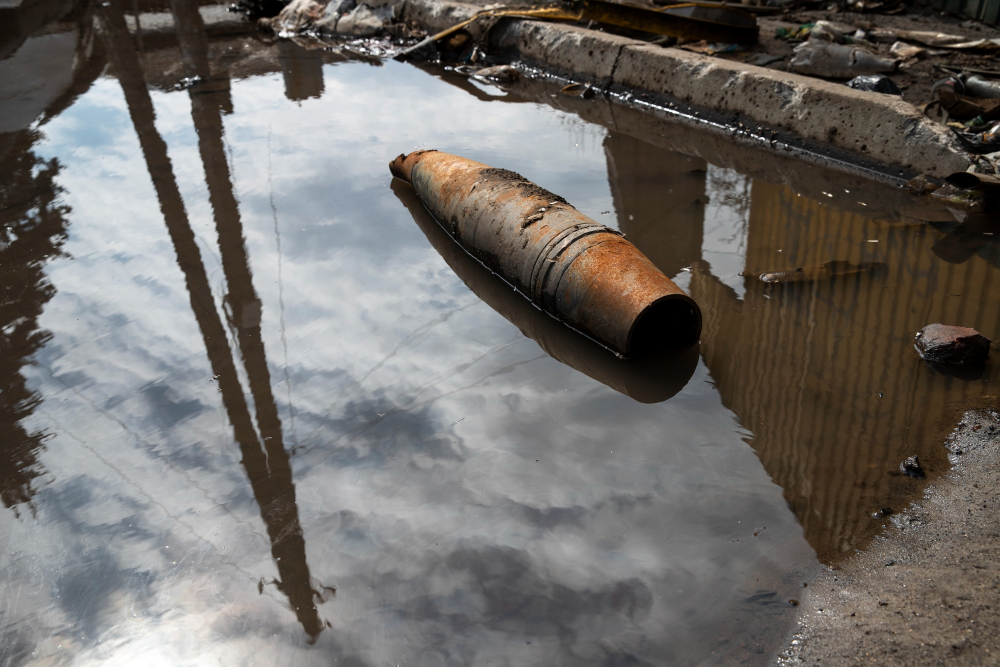
#> input picture oil_dedect/oil15.jpg, 2000 x 1333 px, given in place of oil25.jpg, which was not available (shown at 1/2 size)
$ python 2-oil_dedect_photo.py
#> lines starting #> are read from the running program, lines starting #| are printed output that depends on the picture; after the words box and inside, x2 and y2 are one past the last pixel; in counts of white or black regions, pixels touching at a corner belong together; pictures that were not available may be replaced by others from this repository, and a replacement may not be noted
import cv2
import numpy as np
import os

photos_dir = "D:\project 2\oil_dedect\photos"

oil_detected_photos = [
"D:\project 2\oil_dedect\oil25.jpg",
"D:\project 2\oil_dedect\oil0.jpg",
"D:\project 2\oil_dedect\oil1.jpg",
"D:\project 2\oil_dedect\oil2.jpg",
"D:\project 2\oil_dedect\oil3.jpg",
"D:\project 2\oil_dedect\oil4.jpg",
"D:\project 2\oil_dedect\oil5.jpg",
"D:\project 2\oil_dedect\oil6.jpg",
"D:\project 2\oil_dedect\oil7.jpg",
"D:\project 2\oil_dedect\oil8.jpg",
"D:\project 2\oil_dedect\oil9.jpg",
"D:\project 2\oil_dedect\oil10.jpg",
"D:\project 2\oil_dedect\oil11.jpg",
"D:\project 2\oil_dedect\oil12.jpg",
"D:\project 2\oil_dedect\oil13.jpg",
"D:\project 2\oil_dedect\oil14.jpg",
"D:\project 2\oil_dedect\oil15.jpg",
"D:\project 2\oil_dedect\oil16.jpg",
"D:\project 2\oil_dedect\oil17.jpg",
"D:\project 2\oil_dedect\oil18.jpg",
"D:\project 2\oil_dedect\oil19.jpg",
"D:\project 2\oil_dedect\oil20.jpg",
"D:\project 2\oil_dedect\oil21.jpg",
"D:\project 2\oil_dedect\oil22.jpg",
"D:\project 2\oil_dedect\oil23.jpg",
"D:\project 2\oil_dedect\oil24.jpg"

]

def detect_oil(image_path):
    """Detects oil on the surface of water in an image.

    Args:
        image_path: The path to the image file.

    Returns:
        A boolean value indicating whether oil was detected in the image.
    """
#> called with image_path = 'D:\\project 2\\oil_dedect\\oil25.jpg'

    # Load the image.
    image = cv2.imread(image_path)
#> image is the input picture: shape (1333, 2000, 3); mean B, G, R 103.1, 106.8, 110.6

    # Convert the image to HSV color space.
    hsv = cv2.cvtColor(image, cv2.COLOR_BGR2HSV)
#> hsv: shape (1333, 2000, 3); mean H, S, V 49.9, 51.5, 114.4

    # Define the HSV range for oil.
    oil_lower = np.array([0, 100, 100])
    oil_upper = np.array([25, 255, 255])

    # Create a mask for oil.
    oil_mask = cv2.inRange(hsv, oil_lower, oil_upper)
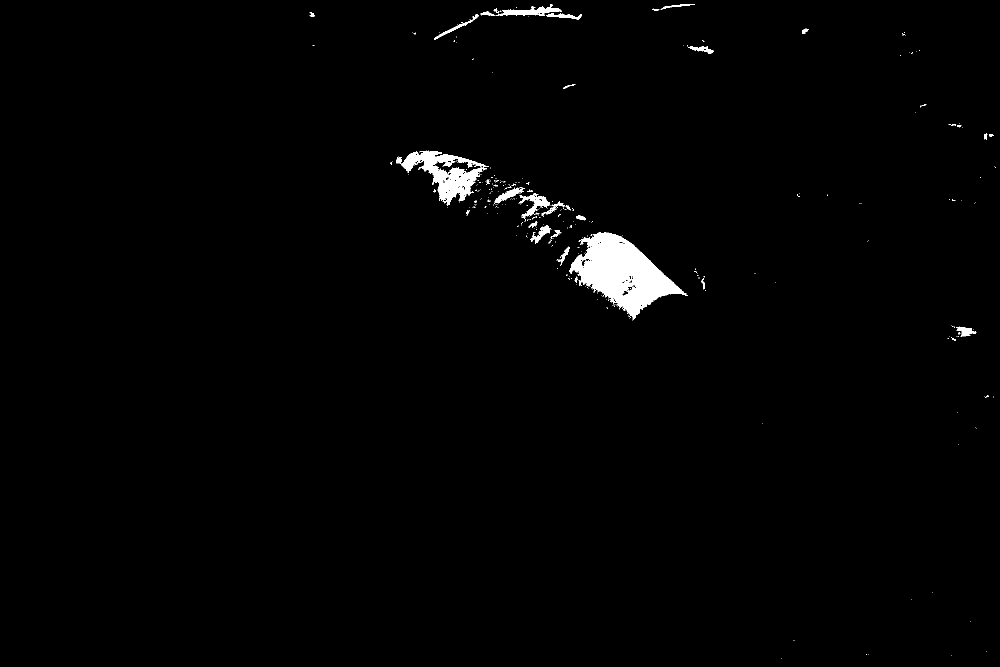
#> oil_mask: shape (1333, 2000) (shown at 1/2 size); 1.3% white; 346 white regions (313 under 20 px), largest, box (x1, y1, x2, y2) and area: (1139, 465, 1376, 640) 18815, (802, 301, 978, 412) 7132, (996, 8, 1123, 32) 1213

    # Apply a morphological opening to the mask to remove noise.
    oil_mask = cv2.morphologyEx(oil_mask, cv2.MORPH_OPEN, np.ones((3, 3), np.uint8))
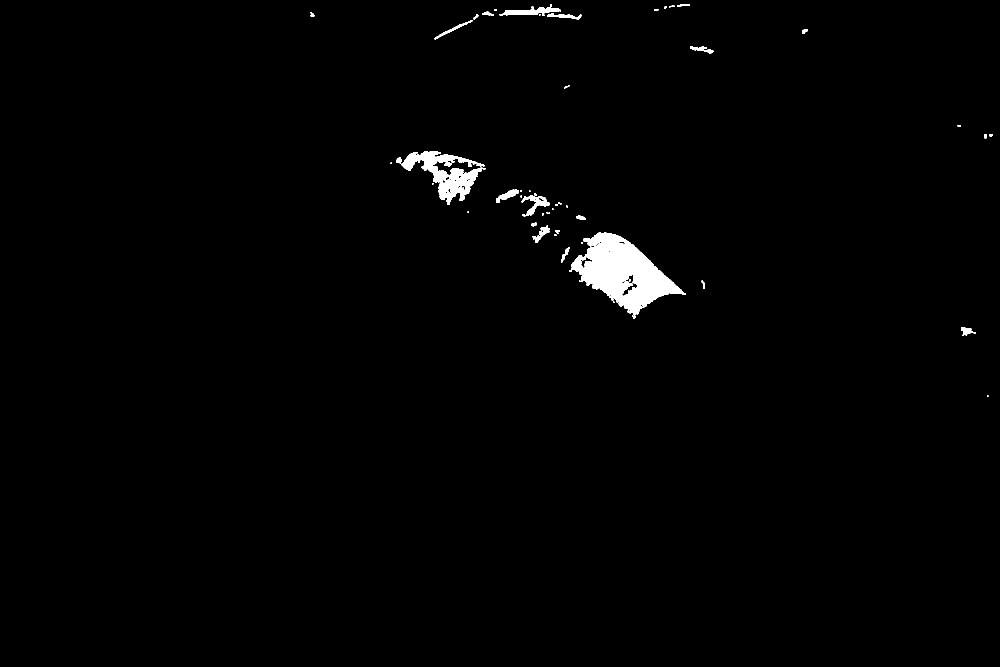
#> oil_mask: shape (1333, 2000) (shown at 1/2 size); 1.1% white; 60 white regions (26 under 20 px), largest, box (x1, y1, x2, y2) and area: (1139, 465, 1372, 630) 18092, (803, 302, 965, 410) 6620, (999, 14, 1122, 32) 1102

    # Count the number of pixels in the mask.
    oil_count = np.sum(oil_mask)
#> oil_count = 7780560

    # Return True if the number of pixels in the mask is greater than a threshold.
    return oil_count > 1000

# Check for oil in each photo
for image_path in oil_detected_photos:
    oil_detected = detect_oil(image_path)
#> oil_detected = True

    if oil_detected:
        print(f"Oil detected in {image_path}")
    else:
        print(f"No oil detected in {image_path}")
#> pass 2 of the loop `for image_path in oil_detected_photos:`:
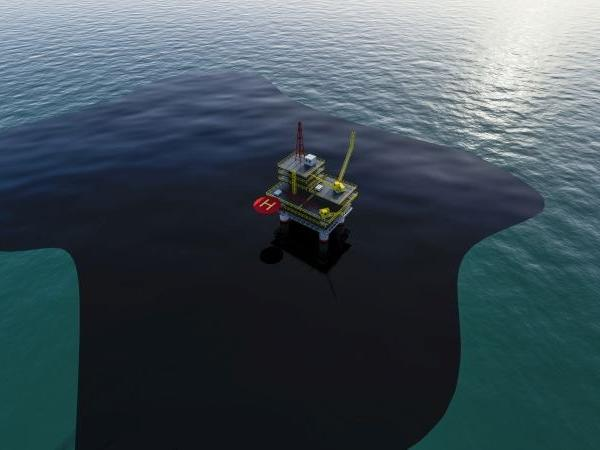
#> input picture oil_dedect/oil0.jpg, 600 x 450 px, found by its file name
#> in detect_oil, image is the input picture: shape (450, 600, 3); mean B, G, R 86, 77.8, 63.4
#> hsv: shape (450, 600, 3); mean H, S, V 101, 87.2, 86.8
#> in detect_oil (call 2), `oil_mask = cv2.inRange(hsv, oil_lower, oil_upper)`:
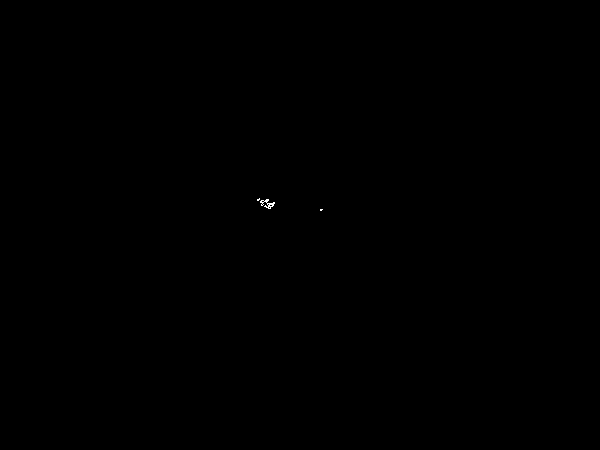
#> oil_mask: shape (450, 600); 0.03% white in thin lines or dots, all inside (x1, y1, x2, y2) = (257, 198, 323, 211)
#> oil_count = 0
#> oil_detected = False
#> pass 3 of the loop `for image_path in oil_detected_photos:`:
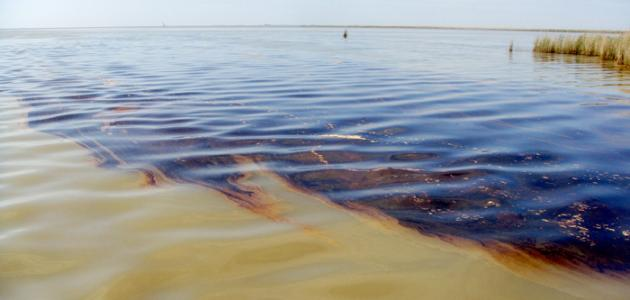
#> input picture oil_dedect/oil1.jpg, 630 x 300 px, found by its file name
#> in detect_oil, image is the input picture: shape (300, 630, 3); mean B, G, R 153.2, 151.1, 148.5
#> hsv: shape (300, 630, 3); mean H, S, V 79.6, 71.9, 171.9
#> in detect_oil (call 3), `oil_mask = cv2.inRange(hsv, oil_lower, oil_upper)`:
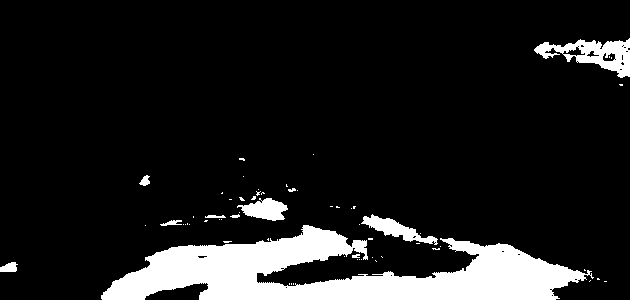
#> oil_mask: shape (300, 630); 11.9% white; 62 white regions (51 under 20 px), largest, box (x1, y1, x2, y2) and area: (101, 225, 594, 300) 18716, (534, 38, 630, 78) 1695, (361, 214, 438, 245) 820
#> in detect_oil (call 3), `oil_mask = cv2.morphologyEx(oil_mask, cv2.MORPH_OPEN, np.ones((3, 3), ..`:
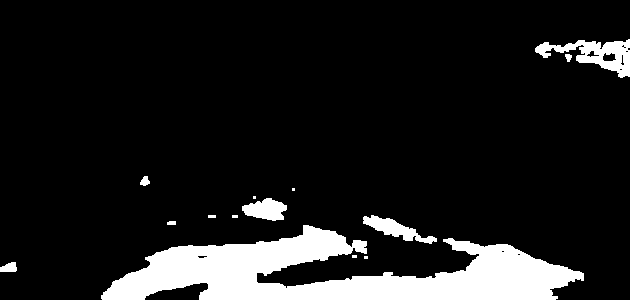
#> oil_mask: shape (300, 630); 11.6% white; 14 white regions (5 under 20 px), largest, box (x1, y1, x2, y2) and area: (101, 225, 584, 300) 18504, (535, 39, 630, 78) 1584, (363, 215, 437, 244) 796
#> oil_count = 5593425
#> oil_detected = True
#> (the run stopped early here; a loop or call above may not have finished)
